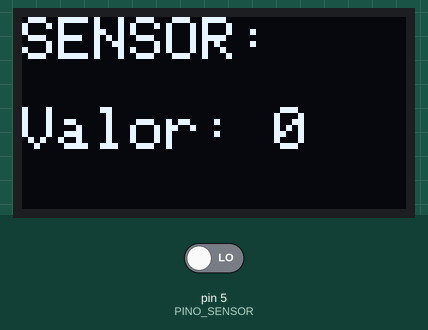
The sketch below on a simulated Arduino Uno, built with avr-gcc and run on an emulated ATmega328P. Parts: 128×64 one-colour display. Inputs (shaded band) come from the test bench; at power-on: pin 5 (PINO_SENSOR) LOW.

Above: at 1.2 s.
1.3 s: pin 5 (PINO_SENSOR) driven HIGH
At 1.8 s:
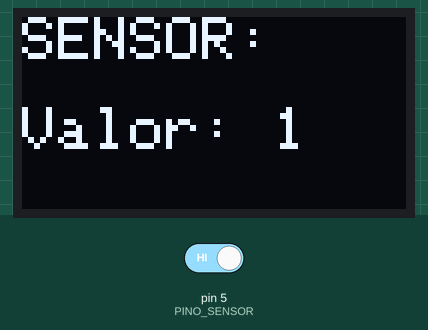
Timing chart, 0 to 4.3 s (numbered marks = the images above; inputs shaded):
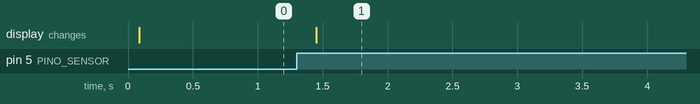

Measured:
- after the input at 1.3 s, the display: changes after 0.15 s (image 1)

The sketch:

sensor_infra.ino
```cpp
#include <Wire.h>
#include <Adafruit_GFX.h>
#include <Adafruit_SSD1306.h>

#define SCREEN_WIDTH 128 // Largura do display OLED
#define SCREEN_HEIGHT 64 // Altura do display OLED
#define OLED_RESET    -1 // Reset pin #

#define PINO_SENSOR 5

int valorSensor = 0;

Adafruit_SSD1306 displayLED(SCREEN_WIDTH, SCREEN_HEIGHT, &Wire, OLED_RESET);

void setup() {
  Serial.begin(115200);

  // Inicializa o display OLED no endereço I2C 0x3C
  if(!displayLED.begin(SSD1306_SWITCHCAPVCC, 0x3C)) {
    Serial.println(F("Falha ao alocar SSD1306"));
    for(;;);
  }

  displayLED.clearDisplay();
  displayLED.display();

  pinMode(PINO_SENSOR, INPUT);
}

void loop() {
  // Lê o estado do sensor digital (HIGH ou LOW / 1 ou 0)
  valorSensor = digitalRead(PINO_SENSOR);


  // Limpa o display para a nova leitura
  displayLED.clearDisplay();

  // Configurações do texto
  displayLED.setTextColor(SSD1306_WHITE);
  displayLED.setTextSize(2); // Tamanho maior para facilitar a leitura

  // Parte amarela do display (topo)
  displayLED.setCursor(0, 0);
  displayLED.print("SENSOR:");

  // Parte azul do display (abaixo)
  displayLED.setCursor(0, 30);
  displayLED.print("Valor: ");
  displayLED.print(valorSensor);

  // Envia tudo para o display de uma vez só
  displayLED.display();

  delay(200); // Pequeno atraso para atualizar a leitura suavemente
}
```
